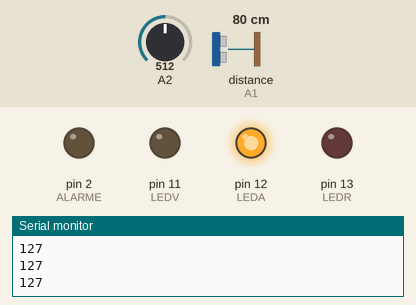
Recording of a sketch running on a simulated Arduino Uno, built with avr-gcc and run on an emulated ATmega328P. Parts: output pins drawn as LEDs (lit = HIGH), the last lines printed to the serial monitor. Wiring (inferred from the names in the program): ultrasonic range finder: trigger A0; echo A1. Inputs (shaded band) come from the test bench; at power-on: A2 = 512, distance to the obstacle (sensor on A1) 80 cm. The echo pulse lasts 58.3 µs per cm; pins used as bus, display or sensor lines are not drawn.

Above: at 1.2 s.
1.3 s: A2 set to 529
At 2.1 s:
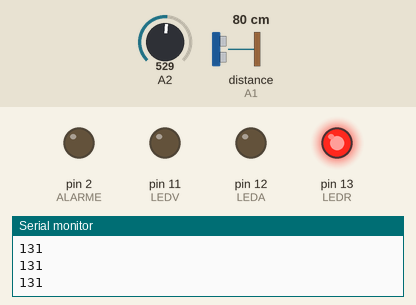
2.9 s: distance to the obstacle (sensor on A1) set to 32 cm
4.4 s: distance to the obstacle (sensor on A1) set to 26 cm
At 5.2 s:
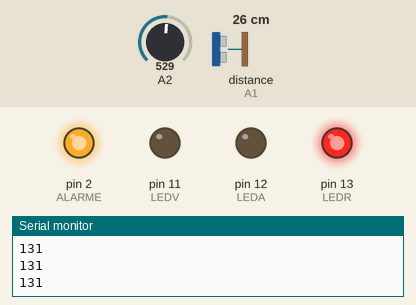
5.9 s: A2 set to 306
At 6.3 s:
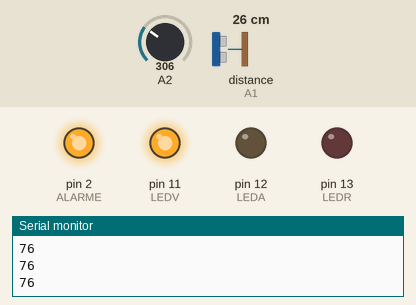
7.5 s: distance to the obstacle (sensor on A1) set to 35 cm
At 8.7 s:
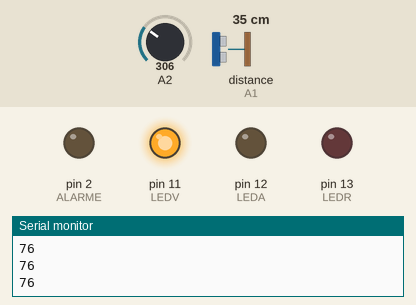
9.0 s: distance to the obstacle (sensor on A1) set to 2 cm
At 10.1 s:
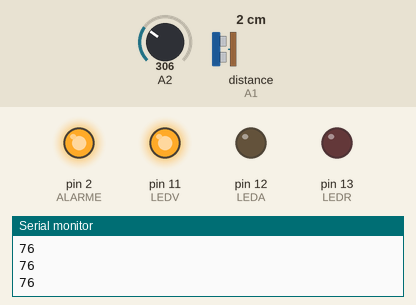
Timing chart, 0 to 11.5 s (numbered marks = the images above; inputs shaded):
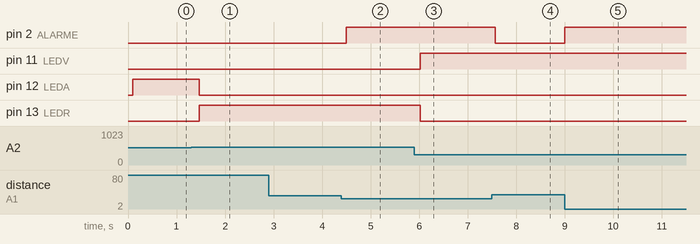

Measured:
- the behaviour switches between 517 and 518 on A2 (found by bisection; images 0 and 1)
- the behaviour switches between 30 and 29 cm on distance to the obstacle (sensor on A1) (found by bisection; images 1 and 2)
- after the input at 1.3 s, pin 12 (LEDA): HIGH → LOW after 0.17 s; pin 13 (LEDR): LOW → HIGH after 0.17 s
- after the input at 4.4 s, pin 2 (ALARME): LOW → HIGH after 0.09 s
- after the input at 5.9 s, pin 11 (LEDV): LOW → HIGH after 0.13 s; pin 13 (LEDR): HIGH → LOW after 0.13 s
- after the input at 7.5 s, pin 2 (ALARME): HIGH → LOW after 0.06 s
- after the input at 9.0 s, pin 2 (ALARME): LOW → HIGH at once

The sketch:

Arduino.ino
```cpp
//Definindo os pinos
#define echoPin A1 //Pino ECHO do sensor no pino analógica A1
#define trigPin A0 //Pino TRIG do sensor no pino analógica A0
#define LEDR 13 // Pino 13 digital correspondente ao led vermelho
#define LEDA 12 // Pino 12 digital correspondente ao led amarelo
#define LEDV 11 // Pino 11 digital correspondente ao led verde
#define ALARME 2 // Pino 2 digital correspondente ao buzzer

//variáveis  para o sensor ultrassonico
long duracao;
long HR_dist = 0;
int minimumRange = 5; //tempo de resposta do sensor
int maximumRange = 200;
int output = 0;
int sensorValue = 0;

// Inicialização do Arduino
void setup() {
  Serial.begin(9600); // inicializa a comunicação serial para mostrar dados
  pinMode(trigPin, OUTPUT); //define o pino TRIG como saída
  pinMode(echoPin, INPUT);  //define o pino ECHO como entrada
  pinMode(LEDR,OUTPUT);     //define o LEDR como saida
  pinMode(LEDV,OUTPUT);     //define o LEDV como saida
  pinMode(LEDA,OUTPUT);
  pinMode(ALARME,OUTPUT);   //define o buzzer como saida

}

void loop() {
  sensorValue = analogRead(A2);
  output = map(sensorValue, 0, 1023, 0, 255);
  Serial.println(output);
  delay(100);
  if(output <= 85){
    digitalWrite(LEDV,HIGH);    //Liga o led verde
    digitalWrite(LEDA,LOW);     //Desliga o led amarelo
    digitalWrite(LEDR,LOW);  //Desliga o led vermelho

  }else if(output >85 && output <= 128){
    digitalWrite(LEDV,LOW);    //Desliga o led verde
    digitalWrite(LEDA,HIGH);     //Liga o led amarelo
    digitalWrite(LEDR,LOW);  //Desliga o led vermelho
  }else{
    digitalWrite(LEDV,LOW);    //Desliga o led verde
    digitalWrite(LEDA,LOW);     //Desliga o led amarelo
    digitalWrite(LEDR,HIGH);  //Liga o led vermelho
  }
  if( Distancia() < 30){ //Verifica se existe algum objeto a menos de 30 centimetors do sensor
    digitalWrite(ALARME,HIGH);  //Liga o buzzer
  }else{
    digitalWrite(ALARME,LOW); //Desliga o buzzer
  }
}

// Função para calcular a distância do objeto
int Distancia() {
  digitalWrite(trigPin, LOW); //não envia som (limpeza de ruidos)
  delayMicroseconds(2);
  digitalWrite(trigPin, HIGH); //envia som
  delayMicroseconds(10);
  digitalWrite(trigPin, LOW); //não envia o som e espera o retorno do som enviado
  duracao = pulseIn(echoPin, HIGH); //Captura a duração em tempo do retorno do som.
  HR_dist = duracao / 56; //Calcula a distância
  //Serial.println(HR_dist);
  return HR_dist;//Exibe na Serial a distância
}
```
